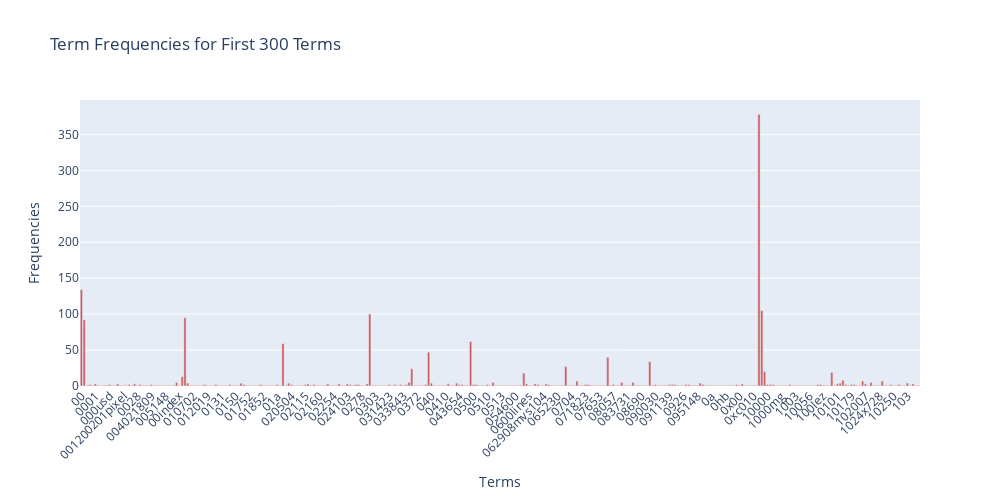

The code cell stored with this chart in its notebook:
### Markdown cell above
---

### Code cell
import plotly.graph_objects as go
terms = count_vect.get_feature_names_out()[:300]
frequencies = term_frequencies[:300]
fig = go.Figure(data=[go.Bar(x=terms, 
                             y=frequencies,
                             marker_color='indianred')])
fig.update_layout(title='Term Frequencies for First 300 Terms',
                  xaxis_title='Terms',
                  yaxis_title='Frequencies',
                  xaxis_tickangle=-45,
                  width=1000, height=500)
fig.show()

### Figure 1 — Plotly figure (JSON) as saved in the notebook; plotly's stock layout.template omitted (floating-point values rounded to 4 significant figures; data arrays with more than 128 entries replaced by an {"elided": "..."} marker saying what was removed)
{"data": [{"marker": {"color": "indianred"}, "type": "bar", "x": {"elided": "300 str values"}, "y": {"elided": "300 int values"}}], "layout": {"height": 500, "title": {"text": "Term Frequencies for First 300 Terms"}, "width": 1000, "xaxis": {"tickangle": -45, "title": {"text": "Terms"}}, "yaxis": {"title": {"text": "Frequencies"}}}}
